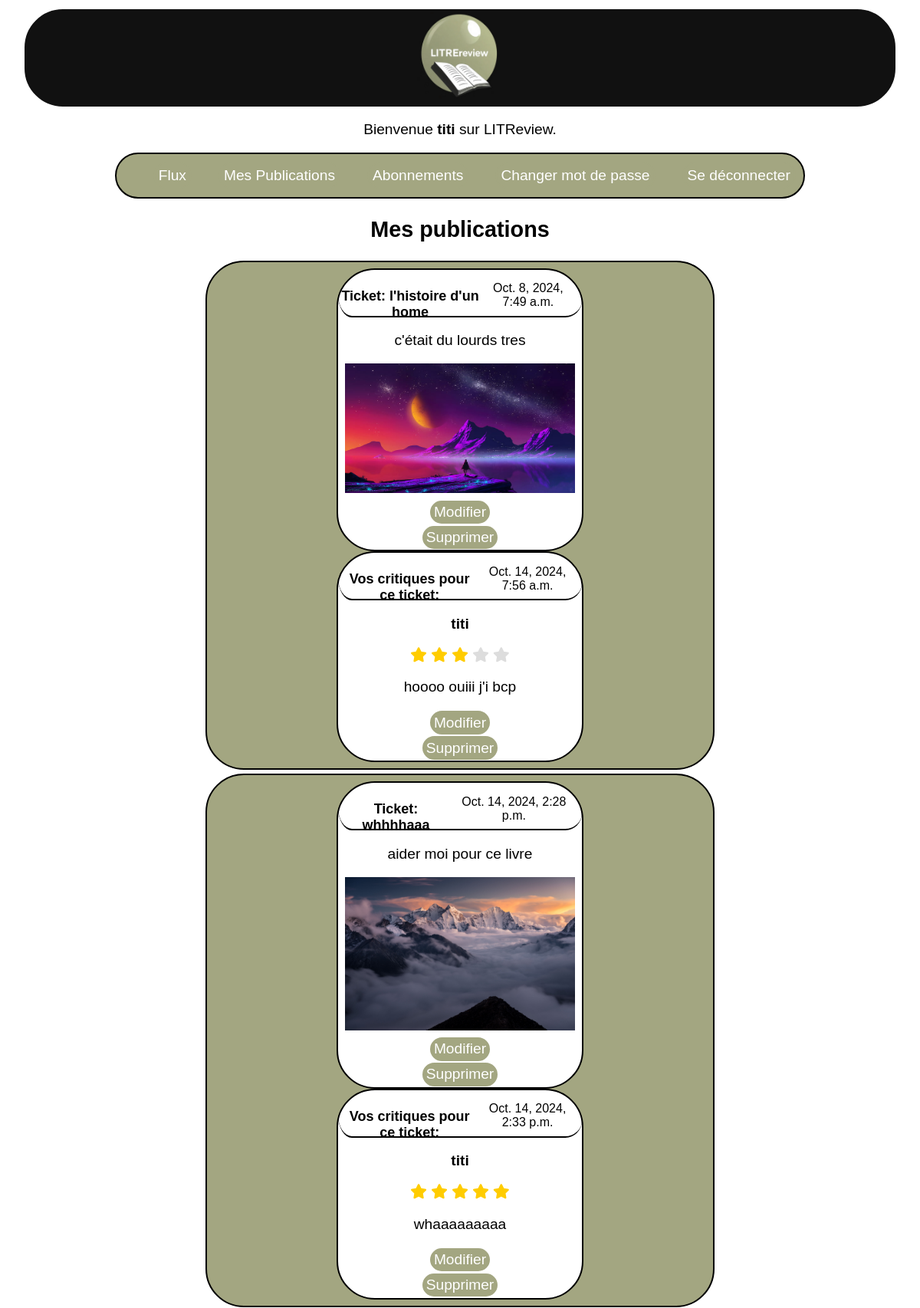
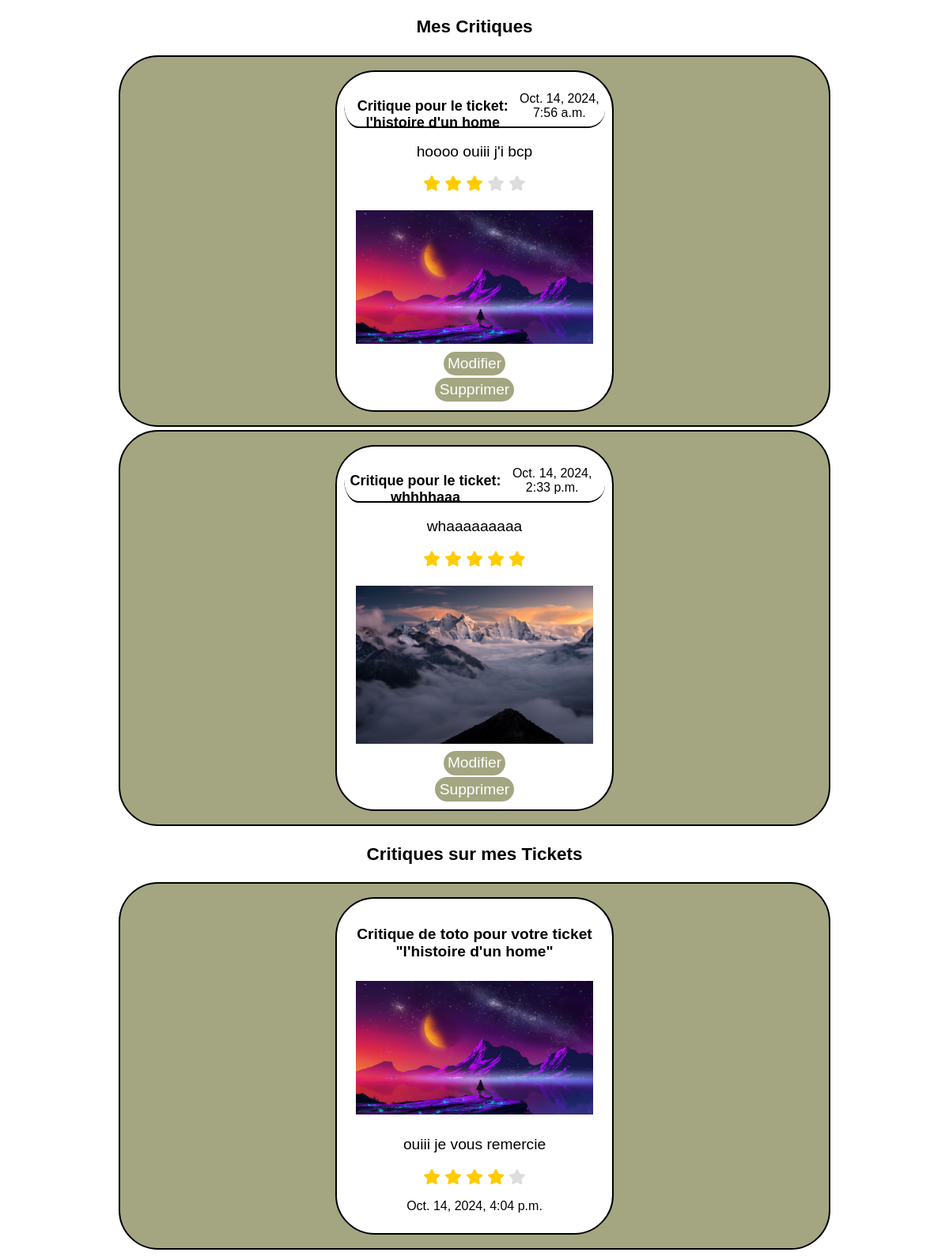
The app's page /my-posts/ (signed in) with its own data (2 pictures, top to bottom).
### authentication/models.py (models this page shows, shortened)
class User(AbstractBaseUser):
    username = models.CharField(max_length=100, unique=True)
    USERNAME_FIELD = "username"
    REQUIRED_FIELDS = []
    objects = UserManager()

### LitReview/models.py (models this page shows, shortened)
class Ticket(models.Model):
    title = models.CharField(max_length=128)
    description = models.TextField(max_length=2048, blank=True)
    image = models.ImageField(blank=True, null=True)
    user = models.ForeignKey(
        settings.AUTH_USER_MODEL,
        on_delete=models.CASCADE)
    time_created = models.DateTimeField(auto_now_add=True)

class Review(models.Model):
    ticket = models.ForeignKey(Ticket, on_delete=models.CASCADE)
    rating = models.PositiveSmallIntegerField(
        validators=[MinValueValidator(0), MaxValueValidator(5)]
    )
    user = models.ForeignKey(
        settings.AUTH_USER_MODEL,
        on_delete=models.CASCADE)
    headline = models.CharField(max_length=128)
    body = models.TextField(max_length=8192, blank=True)
    time_created = models.DateTimeField(auto_now_add=True)

### LitReview/views.py (the view)
# urls.py: path("my-posts/", LitReview.views.my_posts, name="my_posts"),
def my_posts(request):
    user = request.user
    blocked_users = BlockUser.objects.filter(user=user).values_list(
        "blocked_user", flat=True
    )
    user_tickets = (
        Ticket.objects.filter(user=user)
        .exclude(user__in=blocked_users)
        .prefetch_related(
            Prefetch(
                "review_set",
                queryset=Review.objects.filter(user=user).exclude(
                    user__in=blocked_users
                ),
                to_attr="user_reviews",
            )
        )
        .distinct()
    )
    user_reviews = Review.objects.filter(user=user).exclude(
        user__in=blocked_users).select_related("ticket").distinct()
    other_user_reviews_on_user_tickets = (
        Review.objects.filter(ticket__user=user).exclude(
            user__in=blocked_users).exclude(user=user).distinct()
    )
    combined_posts = []
    for ticket in user_tickets:
        combined_posts.append(
            {
                "is_ticket": True,
                "ticket": ticket,
                "reviews": ticket.user_reviews,
            }
        )
    for review in user_reviews:
        combined_posts.append(
            {
                "is_review": True,
                "review": review,
            }
        )
    for review in other_user_reviews_on_user_tickets:
        combined_posts.append(
            {
                "is_review_response_to_user_ticket": True,
                "review": review,
            }
        )
    context = {
        "combined_posts": combined_posts,
    }
    return render(request, "LitReview/my_posts.html", context)

### LitReview/templates/LitReview/my_posts.html (shortened to what this page needs)
{% extends 'base.html' %}
{% block content %}
    <h2>Mes publications</h2>
    {% for post in combined_posts %}
        {% if post.is_ticket %}
            <div class="ticket_and_review">
                <div class="ticket">
                    <div class="date_time">
                        <h4>Ticket: {{ post.ticket.title }}</h4>
                        <p class="time">{{ post.ticket.time_created }}</p>
                    </div>
                    <div class="ask_review">
                        <p>{{ post.ticket.description }}</p>
                        {% if post.ticket.image %}
                            <img src="{{ post.ticket.image.url }}" alt="Image pour {{ post.ticket.title }}">
                        {% endif %}
                        <div class="actions">
                            <a class="button_edit" href="{% url 'edit_ticket' post.ticket.id %}">Modifier</a> </br>
                            <a href="{% url 'delete_ticket' post.ticket.id %}" class="button_delete">Supprimer</a>
                        </div>
                    </div>
                </div>
                {% if post.reviews %}
                    <div class="ticket_review">
                        {% for review in post.reviews %}
                        <div class="date_time">
                            <h4>Vos critiques pour ce ticket:</h4>
                            <p class="time">{{ review.time_created }}</p>
                        </div>
                            <div class="answer_review">
                                <p><strong>{{ review.user.username }}</strong></p>
                                <span class="star-rating">
                                    {% for i in "12345" %}
                                        {% if forloop.counter <= review.rating %}
                                            <i class="fas fa-star checked"></i>
                                        {% else %}
                                            <i class="fas fa-star"></i>
                                        {% endif %}
                                    {% endfor %}
                                </span>
                                <p>{{ review.body }}</p>
                            </div>
                        {% endfor %}
                        <div class="actions">
                            <a class="button_edit" href="{% url 'edit_ticket' post.ticket.id %}">Modifier</a> </br>
                            <a href="{% url 'delete_ticket' post.ticket.id %}" class="button_delete">Supprimer</a>
                        </div>
                    </div>
                {% else %}
                    <p>Aucune critique pour ce ticket.</p>
                {% endif %}
            </div>
        {% endif %}
    {% endfor %}
    <h3>Mes Critiques</h3>
    {% for post in combined_posts %}
        {% if post.is_review %}
            <div class="critique">
                <div class="review_ticket">
                    <div class="date_time">
                        <h4>Critique pour le ticket: {{ post.review.ticket.title }}</h4>
                        <p class="time">{{ post.review.time_created }}</p>
                    </div>
                    <p>{{ post.review.body }}</p>
                    <span class="star-rating">
                        {% for i in "12345" %}
                            {% if forloop.counter <= post.review.rating %}
                                <i class="fas fa-star checked"></i>
                            {% else %}
                                <i class="fas fa-star"></i>
                            {% endif %}
                        {% endfor %}
                    </span>
                {% if post.review.ticket.image %}
                        <img src="{{ post.review.ticket.image.url }}" alt="Image pour {{ post.review.ticket.title }}">
                    {% endif %}
                    <div class="actions">
                        <a class="button_edit" href="{% url 'edit_review' post.review.id %}">Modifier</a> </br>
                        <a href="{% url 'delete_review' post.review.id %}" class="button_delete">Supprimer</a>
                    </div>
                </div>
            </div>
        {% endif %}
    {% endfor %}
    <h3>Critiques sur mes Tickets</h3>
    {% for post in combined_posts %}
        {% if post.is_review_response_to_user_ticket %}
            <div class="critique">
                <div class="review_ticket">
                    <h4>Critique de {{ post.review.user.username }} pour votre ticket "{{ post.review.ticket.title }}"</h4>
                    {% if post.review.ticket.image %}
                        <img src="{{ post.review.ticket.image.url }}" alt="Image pour {{ post.review.ticket.title }}">
                    {% endif %}
                    <p>{{ post.review.body }}</p>
                    <span class="star-rating">
                        {% for i in "12345" %}
                            {% if forloop.counter <= post.review.rating %}
                                <i class="fas fa-star checked"></i>
                            {% else %}
                                <i class="fas fa-star"></i>
                            {% endif %}
                        {% endfor %}
                    </span>
                    <p class="time">{{ post.review.time_created }}</p>
                </div>
            </div>
        {% endif %}
    {% endfor %}
{% endblock %}

### templates/base.html (shortened to what this page needs)
{% load static %}
<!DOCTYPE html>
<html>
<head>
    <link rel="stylesheet" type="text/css" href="{% static '\css\style.css' %}">
    <link rel="stylesheet" href="https://cdnjs.cloudflare.com/ajax/libs/font-awesome/5.15.3/css/all.min.css">
</head>
<body>
    <header>
        <div class="title">
        <img id="icon" src="{% static 'favicon_io\android-chrome-512x512.png' %}">
        </div>
        {% if user.is_authenticated %}
        <p>Bienvenue <strong>{{ user.username }}</strong> sur LITReview.</p>
        <div class="link_input_connect">
            <a class="flux_link" href="{% url 'home' %}">Flux</a>
            <a class="posts_link" href="{% url 'my_posts' %}">Mes Publications</a>
            <a class="followers_link" href="{% url 'followers' %}">Abonnements</a>
            <a class="password_link" href="{% url 'password_change' %}">Changer mot de passe</a>
            <form method="POST" action="{% url 'logout' %}">
                <a href="#" class="logout_link" onclick="if(confirm('Voulez-vous vous déconnecter?')) { this.closest('form').submit(); return false; }">Se déconnecter</a>
            </form>
        </div>
        {% endif %}
    </header>
    {% block content %}{% endblock content %}
</body>
</html>

### static/css/style.css (style rules this page uses)
body { font-family: Arial, sans-serif; text-align: center; font-size: larger; }
.title { align-self: center; border: 2px solid #111111; margin: 1% 2% 0% 2%; background-color: #111111; border-radius: 50px; }
#icon { margin: 0; padding: 0.2%; width: 10%; border-radius: 5px; }
.ticket_and_review { margin: 0 22% 0.4% 22%; display: flex; flex-direction: column; border-radius: 50px; border: 2px solid; background-color: #a3a681; padding: 0.7%; }
.ticket_review, .ticket, .users_followed, .followed_users, .blocked_users { border-radius: 50px; border: 2px solid; margin: 0 25% 0% 25%; background-color: rgb(255, 255, 255); }
.date_time { display: flex; justify-content: space-between; flex-direction: row; padding: 0 2% 0 1%; border-radius: 52px 45px 34px 28px / 50px 39px 35px 47px; border-bottom: 2px solid; margin: 0; height: 60px; }
.answer_review, .ask_review, .followed_users, .blocked_users { margin-top: 1%; }
.time { font-size: medium; margin-top: 5%; }
.date_time h4 { font-size: large; }
img { width: 300px; margin-bottom: 1%; }
.star-rating { color: #ddd; }
.star-rating .fa-star.checked { color: #ffcc00; }
.link_input_connect { display: flex; flex-direction: row; gap: 15px; border-radius: 30px; border: 2px solid; margin: 0 12% 0.4% 12%; justify-content: flex-end; background-color: #a3a681; align-items: center; }
.ticket_button, .review_button, .flux_link, .posts_link, .followers_link, .password_link, .logout_link { border: 2px solid; border-radius: 30px; background-color: #a3a681; padding: 5px; color: white; margin: 10px; text-decoration: none; border-color: #a3a681; }
.critique { margin: 0 12% 0.4% 12%; border-radius: 50px; border: 2px solid; background-color: #a3a681; padding: 0.7%; }
.review_ticket { border-radius: 50px; border: 2px solid; margin: 1% 30% 1% 30%; background-color: rgb(255, 255, 255); padding: 1%; }
.button_edit, .button_delete, .follow_button, .unfollow_button { display: inline-block; border: 2px solid; border-color: #a3a681; border-radius: 30px; color: white; background-color: #a3a681; text-decoration: none; padding: 0.7% 1%; margin: 0.4% 0; }

### records on screen
User: username "titi"
Ticket: ticket "l'histoire d'un home", ticket.time_created "Oct. 8, 2024, 7:49 a.m.", ticket.description "c'était du lourds tres", ticket.image (picture)
Review: time_created "Oct. 14, 2024, 7:56 a.m.", user.username "titi", body "hoooo ouiii j'i bcp", review.ticket "l'histoire d'un home", review.time_created "Oct. 14, 2024, 7:56 a.m.", review.body "hoooo ouiii j'i bcp", review.ticket.image (picture)
Ticket: ticket "whhhhaaa", ticket.time_created "Oct. 14, 2024, 2:28 p.m.", ticket.description "aider moi pour ce livre", ticket.image (picture)
Review: time_created "Oct. 14, 2024, 2:33 p.m.", user.username "titi", body "whaaaaaaaaa", review.ticket "whhhhaaa", review.time_created "Oct. 14, 2024, 2:33 p.m.", review.body "whaaaaaaaaa", review.ticket.image (picture)
Review: review.user.username "toto", review.ticket "l'histoire d'un home", review.ticket.image (picture), review.body "ouiii je vous remercie", rating 4 (drawn), review.time_created "Oct. 14, 2024, 4:04 p.m."
